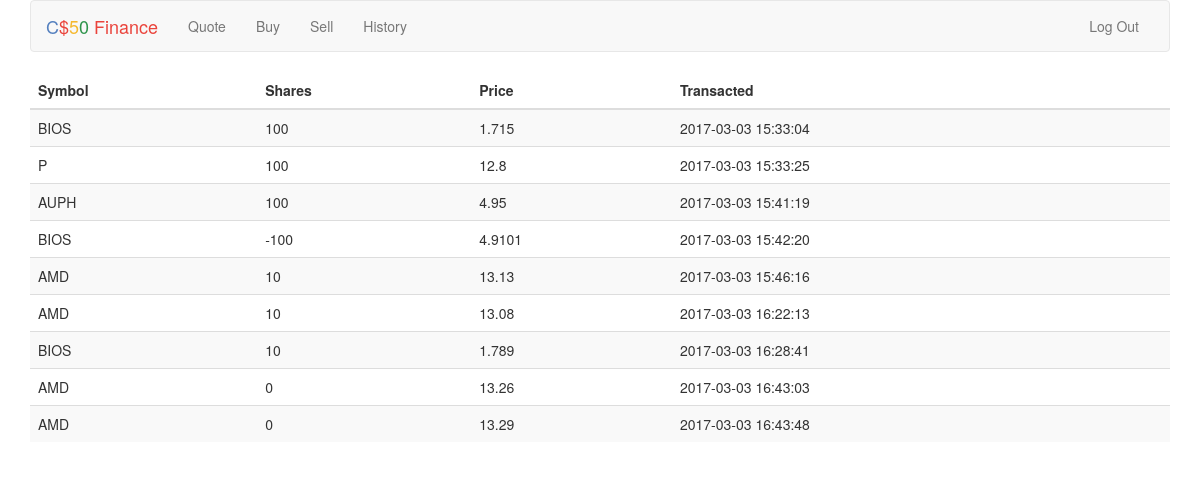
The page /history (signed in) on the database its author committed.
### tables this page shows
CREATE TABLE 'transactions' ('id' INTEGER PRIMARY KEY AUTOINCREMENT NOT NULL, 'user_id' INTEGER NOT NULL, 'sym_id' INTEGER NOT NULL, 'shares' INTEGER DEFAULT 1 , 'price' NUMERIC NOT NULL, 'date' DATETIME NOT NULL DEFAULT CURRENT_TIMESTAMP);

CREATE TABLE 'companies' ('id' INTEGER PRIMARY KEY AUTOINCREMENT NOT NULL, 'symbol' TEXT NOT NULL, 'name' TEXT NOT NULL);

### application.py (the view)
@app.route("/history")
@login_required
def history():
    rows = db.execute("SELECT * FROM transactions INNER JOIN companies ON transactions.sym_id = companies.id WHERE user_id= :user_id", user_id = session["user_id"])
    return render_template("history.html",rows = rows)

### helpers.py (called while the page is built)
def login_required(f):
    @wraps(f)
    def decorated_function(*args, **kwargs):
        if session.get("user_id") is None:
            return redirect(url_for("login", next=request.url))
        return f(*args, **kwargs)
    return decorated_function

### templates/history.html (shortened to what this page needs)
{% extends "layout.html" %}
{% block main %}
<table class="table table-striped">
<thead>
    <tr>
        <th>Symbol</th>
        <th>Shares</th>
        <th> Price</th>
        <th>Transacted</th>
    </tr>
</thead>
    {% if rows %}
    {% for row in rows %}
    <tr>
        <td> {{row["symbol"]}}  </td>
        <td> {{row["shares"]}} </td>
        <td> {{row["price"] }} </td>
        <td> {{row["date"] }} </td>
    </tr>
    {% endfor %}
    {% endif %}
</table>
{% endblock %}

### templates/layout.html (shortened to what this page needs)
<!DOCTYPE html>
<html lang="en">
    <head>
        <link href="https://maxcdn.bootstrapcdn.com/bootstrap/3.3.7/css/bootstrap.min.css" rel="stylesheet"/>
        <link href="{{ url_for('static', filename='styles.css') }}" rel="stylesheet"/>
    </head>
    <body>
        <div class="container">
            <nav class="navbar navbar-default">
                <div class="container-fluid">
                    <div class="navbar-header">
                        <a class="navbar-brand" href="{{ url_for('index') }}"><span class="blue">C</span><span class="red">$</span><span class="yellow">5</span><span class="green">0</span> <span class="red">Finance</span></a>
                    </div>
                    <div class="collapse navbar-collapse" id="navbar">
                        {% if session.user_id %}
                            <ul class="nav navbar-nav">
                                <li><a href="{{ url_for('quote') }}">Quote</a></li>
                                <li><a href="{{ url_for('buy') }}">Buy</a></li>
                                <li><a href="{{ url_for('sell') }}">Sell</a></li>
                                <li><a href="{{ url_for('history') }}">History</a></li>
                            </ul>
                            <ul class="nav navbar-nav navbar-right">
                                <li><a href="{{url_for('password')}}">{% block user %}{% endblock%}</a></li>
                                <li><a href="{{ url_for('logout') }}">Log Out</a></li>
                            </ul>
                        {% else %}
                            <ul class="nav navbar-nav navbar-right">
                                <li><a href="{{ url_for('register') }}">Register</a></li>
                                <li><a href="{{ url_for('logout') }}">Log In</a></li>
                            </ul>
                        {% endif %}
                    </div>
                </div>
            </nav>
            <main>
                {% block main %}{% endblock %}
            </main>
        </div>
    </body>
</html>

### static/styles.css (style rules this page uses)
.container { margin-left: auto; margin-right: auto; text-align: center; }
.navbar-default .navbar-brand .blue { color: #537fbe; }
.navbar-default .navbar-brand .red { color: #ea433b; }
.navbar-default .navbar-brand .yellow { color: #f5b82e; }
.navbar-default .navbar-brand .green { color: #2e944b; }
main td { text-align: left; }

### rows shown on the page
transactions: symbol "BIOS", shares "100", price "1.715", date "2017-03-03 15:33:04"
transactions: symbol "P", shares "100", price "12.8", date "2017-03-03 15:33:25"
transactions: symbol "AUPH", shares "100", price "4.95", date "2017-03-03 15:41:19"
transactions: symbol "BIOS", shares "-100", price "4.9101", date "2017-03-03 15:42:20"
transactions: symbol "AMD", shares "10", price "13.13", date "2017-03-03 15:46:16"
transactions: symbol "AMD", shares "10", price "13.08", date "2017-03-03 16:22:13"
transactions: symbol "BIOS", shares "10", price "1.789", date "2017-03-03 16:28:41"
transactions: symbol "AMD", shares "0", price "13.26", date "2017-03-03 16:43:03"
transactions: symbol "AMD", shares "0", price "13.29", date "2017-03-03 16:43:48"
